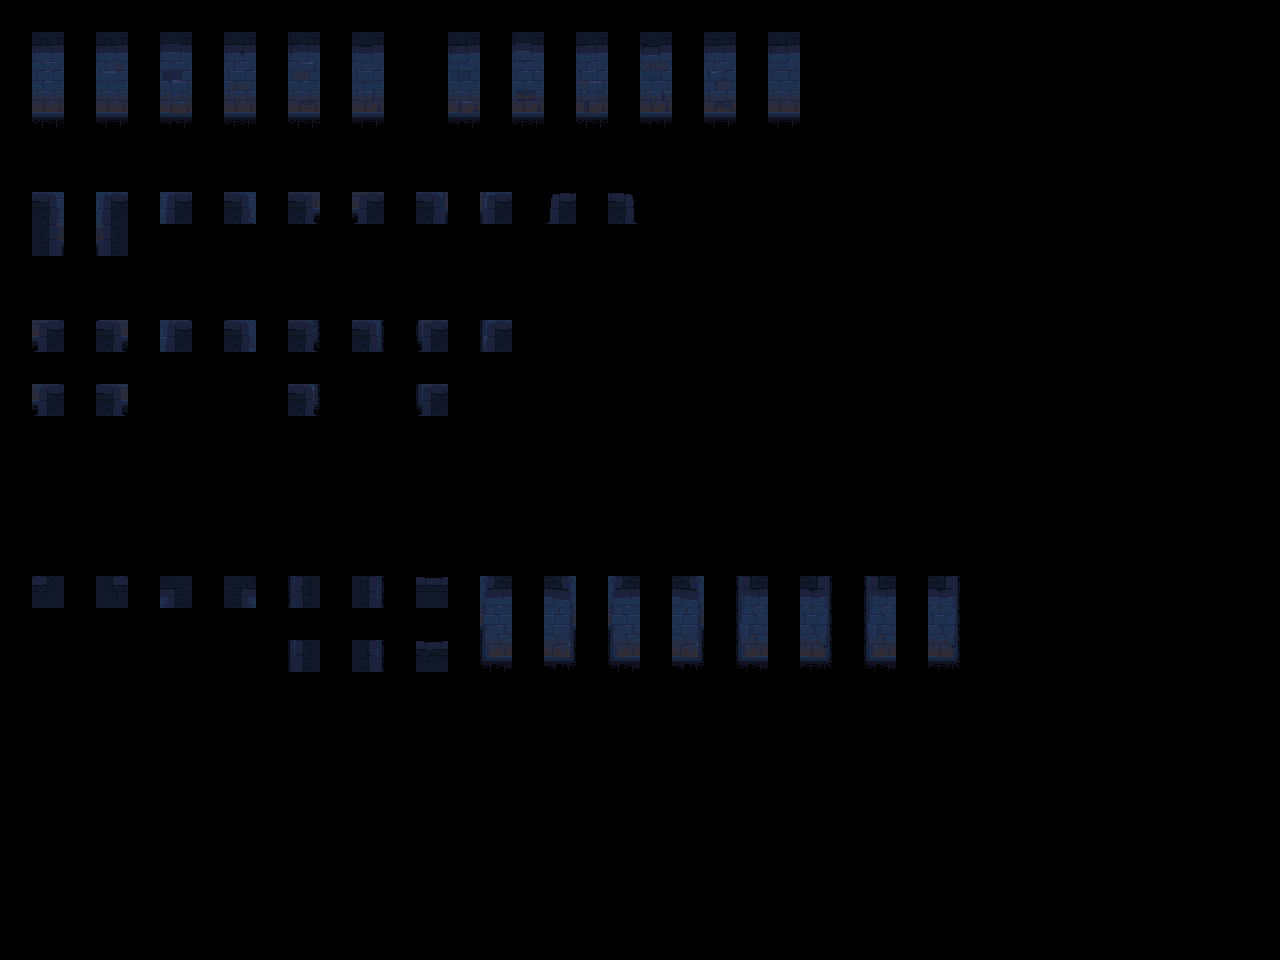

Rendered tile map (Tiled .tmx) drawn with the repository's tilesets; below, a short description and the full map source, tile grids included:
An orthogonal 40x30 tile map with 32x32 px tiles, 2 tile layers (input_wall-2, output_wall-2) and 5 objects.

<map version="1.9" tiledversion="1.9.2" orientation="orthogonal" renderorder="right-down" width="40" height="30" tilewidth="32" tileheight="32" infinite="0" nextlayerid="4" nextobjectid="7">
 <properties>
  <property name="MatchInOrder" type="bool" value="true" />
 </properties>
 <tileset firstgid="1" source="../Tilesets/Tileset - wall 2.tsx" />
 <layer id="1" name="input_wall-2" width="40" height="30" opacity="0.83">
  <data encoding="csv">
0,0,0,0,0,0,0,0,0,0,0,0,0,0,0,0,0,0,0,0,0,0,0,0,0,0,0,0,0,0,0,0,0,0,0,0,0,0,0,0,
0,67,0,67,0,67,0,67,0,67,0,67,0,0,67,0,67,0,67,0,67,0,67,0,67,0,0,0,0,0,0,0,0,0,0,0,0,0,0,0,
0,83,0,83,0,83,0,83,0,83,0,83,0,0,83,0,83,0,83,0,83,0,83,0,83,0,0,0,0,0,0,0,0,0,0,0,0,0,0,0,
0,99,0,99,0,99,0,99,0,99,0,99,0,0,99,0,99,0,99,0,99,0,99,0,99,0,0,0,0,0,0,0,0,0,0,0,0,0,0,0,
0,0,0,0,0,0,0,0,0,0,0,0,0,0,0,0,0,0,0,0,0,0,0,0,0,0,0,0,0,0,0,0,0,0,0,0,0,0,0,0,
0,0,0,0,0,0,0,0,0,0,0,0,0,0,0,0,0,0,0,0,0,0,0,0,0,0,0,0,0,0,0,0,0,0,0,0,0,0,0,0,
0,6,0,8,0,12,0,44,0,38,0,40,0,58,0,74,0,17,0,21,0,0,0,0,0,0,0,0,0,0,0,0,0,0,0,0,0,0,0,0,
0,22,0,24,0,0,0,0,0,0,0,0,0,0,0,0,0,0,0,0,0,0,0,0,0,0,0,0,0,0,0,0,0,0,0,0,0,0,0,0,
0,0,0,0,0,0,0,0,0,0,0,0,0,0,0,0,0,0,0,0,0,0,0,0,0,0,0,0,0,0,0,0,0,0,0,0,0,0,0,0,
0,0,0,0,0,0,0,0,0,0,0,0,0,0,0,0,0,0,0,0,0,0,0,0,0,0,0,0,0,0,0,0,0,0,0,0,0,0,0,0,
0,76,0,108,0,109,0,125,0,102,0,118,0,104,0,120,0,0,0,0,0,0,0,0,0,0,0,0,0,0,0,0,0,0,0,0,0,0,0,0,
0,0,0,0,0,0,0,0,0,0,0,0,0,0,0,0,0,0,0,0,0,0,0,0,0,0,0,0,0,0,0,0,0,0,0,0,0,0,0,0,
0,30,0,29,0,0,0,0,0,13,0,0,0,15,0,0,0,0,0,0,0,0,0,0,0,0,0,0,0,0,0,0,0,0,0,0,0,0,0,0,
0,0,0,0,0,0,0,0,0,0,0,0,0,0,0,0,0,0,0,0,0,0,0,0,0,0,0,0,0,0,0,0,0,0,0,0,0,0,0,0,
0,0,0,0,0,0,0,0,0,0,0,0,0,0,0,0,0,0,0,0,0,0,0,0,0,0,0,0,0,0,0,0,0,0,0,0,0,0,0,0,
0,0,0,0,0,0,0,0,0,0,0,0,0,0,0,0,0,0,0,0,0,0,0,0,0,0,0,0,0,0,0,0,0,0,0,0,0,0,0,0,
0,0,0,0,0,0,0,0,0,0,0,0,0,0,0,0,0,0,0,0,0,0,0,0,0,0,0,0,0,0,0,0,0,0,0,0,0,0,0,0,
0,0,0,0,0,0,0,0,0,0,0,0,0,0,0,0,0,0,0,0,0,0,0,0,0,0,0,0,0,0,0,0,0,0,0,0,0,0,0,0,
0,18,0,20,0,50,0,52,0,33,0,37,0,3,0,66,0,68,0,66,0,68,0,49,0,53,0,49,0,53,0,0,0,0,0,0,0,0,0,0,
0,0,0,0,0,0,0,0,0,0,0,0,0,0,0,82,0,84,0,82,0,84,0,65,0,69,0,65,0,69,0,0,0,0,0,0,0,0,0,0,
0,0,0,0,0,0,0,0,0,33,0,37,0,3,0,98,0,100,0,98,0,100,0,81,0,85,0,81,0,85,0,0,0,0,0,0,0,0,0,0,
0,0,0,0,0,0,0,0,0,0,0,0,0,0,0,0,0,0,0,0,0,0,0,0,0,0,0,0,0,0,0,0,0,0,0,0,0,0,0,0,
0,0,0,0,0,0,0,0,0,0,0,0,0,0,0,0,0,0,0,0,0,0,0,0,0,0,0,0,0,0,0,0,0,0,0,0,0,0,0,0,
0,0,0,0,0,0,0,0,0,0,0,0,0,0,0,0,0,0,0,0,0,0,0,0,0,0,0,0,0,0,0,0,0,0,0,0,0,0,0,0,
0,0,0,0,0,0,0,0,0,0,0,0,0,0,0,0,0,0,0,0,0,0,0,0,0,0,0,0,0,0,0,0,0,0,0,0,0,0,0,0,
0,0,0,0,0,0,0,0,0,0,0,0,0,0,0,0,0,0,0,0,0,0,0,0,0,0,0,0,0,0,0,0,0,0,0,0,0,0,0,0,
0,0,0,0,0,0,0,0,0,0,0,0,0,0,0,0,0,0,0,0,0,0,0,0,0,0,0,0,0,0,0,0,0,0,0,0,0,0,0,0,
0,0,0,0,0,0,0,0,0,0,0,0,0,0,0,0,0,0,0,0,0,0,0,0,0,0,0,0,0,0,0,0,0,0,0,0,0,0,0,0,
0,0,0,0,0,0,0,0,0,0,0,0,0,0,0,0,0,0,0,0,0,0,0,0,0,0,0,0,0,0,0,0,0,0,0,0,0,0,0,0,
0,0,0,0,0,0,0,0,0,0,0,0,0,0,0,0,0,0,0,0,0,0,0,0,0,0,0,0,0,0,0,0,0,0,0,0,0,0,0,0
</data>
 </layer>
 <layer id="2" name="output_wall-2" width="40" height="30">
  <data encoding="csv">
0,0,0,0,0,0,0,0,0,0,0,0,0,0,0,0,0,0,0,0,0,0,0,0,0,0,0,0,0,0,0,0,0,0,0,0,0,0,0,0,
0,145,0,146,0,147,0,148,0,149,0,150,0,0,152,0,153,0,154,0,155,0,156,0,157,0,0,0,0,0,0,0,0,0,0,0,0,0,0,0,
0,161,0,162,0,163,0,164,0,165,0,166,0,0,168,0,169,0,170,0,171,0,172,0,173,0,0,0,0,0,0,0,0,0,0,0,0,0,0,0,
0,177,0,178,0,179,0,180,0,181,0,182,0,0,184,0,185,0,186,0,187,0,188,0,189,0,0,0,0,0,0,0,0,0,0,0,0,0,0,0,
0,0,0,0,0,0,0,0,0,0,0,0,0,0,0,0,0,0,0,0,0,0,0,0,0,0,0,0,0,0,0,0,0,0,0,0,0,0,0,0,
0,0,0,0,0,0,0,0,0,0,0,0,0,0,0,0,0,0,0,0,0,0,0,0,0,0,0,0,0,0,0,0,0,0,0,0,0,0,0,0,
0,7,0,9,0,28,0,60,0,39,0,41,0,59,0,75,0,2,0,4,0,0,0,0,0,0,0,0,0,0,0,0,0,0,0,0,0,0,0,0,
0,23,0,25,0,0,0,0,0,0,0,0,0,0,0,0,0,0,0,0,0,0,0,0,0,0,0,0,0,0,0,0,0,0,0,0,0,0,0,0,
0,0,0,0,0,0,0,0,0,0,0,0,0,0,0,0,0,0,0,0,0,0,0,0,0,0,0,0,0,0,0,0,0,0,0,0,0,0,0,0,
0,0,0,0,0,0,0,0,0,0,0,0,0,0,0,0,0,0,0,0,0,0,0,0,0,0,0,0,0,0,0,0,0,0,0,0,0,0,0,0,
0,92,0,124,0,110,0,126,0,103,0,119,0,105,0,121,0,0,0,0,0,0,0,0,0,0,0,0,0,0,0,0,0,0,0,0,0,0,0,0,
0,0,0,0,0,0,0,0,0,0,0,0,0,0,0,0,0,0,0,0,0,0,0,0,0,0,0,0,0,0,0,0,0,0,0,0,0,0,0,0,
0,46,0,45,0,0,0,0,0,14,0,0,0,16,0,0,0,0,0,0,0,0,0,0,0,0,0,0,0,0,0,0,0,0,0,0,0,0,0,0,
0,0,0,0,0,0,0,0,0,0,0,0,0,0,0,0,0,0,0,0,0,0,0,0,0,0,0,0,0,0,0,0,0,0,0,0,0,0,0,0,
0,0,0,0,0,0,0,0,0,0,0,0,0,0,0,0,0,0,0,0,0,0,0,0,0,0,0,0,0,0,0,0,0,0,0,0,0,0,0,0,
0,0,0,0,0,0,0,0,0,0,0,0,0,0,0,0,0,0,0,0,0,0,0,0,0,0,0,0,0,0,0,0,0,0,0,0,0,0,0,0,
0,0,0,0,0,0,0,0,0,0,0,0,0,0,0,0,0,0,0,0,0,0,0,0,0,0,0,0,0,0,0,0,0,0,0,0,0,0,0,0,
0,0,0,0,0,0,0,0,0,0,0,0,0,0,0,0,0,0,0,0,0,0,0,0,0,0,0,0,0,0,0,0,0,0,0,0,0,0,0,0,
0,193,0,194,0,209,0,210,0,195,0,196,0,197,0,198,0,199,0,200,0,201,0,202,0,203,0,204,0,205,0,0,0,0,0,0,0,0,0,0,
0,0,0,0,0,0,0,0,0,0,0,0,0,0,0,214,0,215,0,216,0,217,0,218,0,219,0,220,0,221,0,0,0,0,0,0,0,0,0,0,
0,0,0,0,0,0,0,0,0,211,0,212,0,213,0,230,0,231,0,232,0,233,0,234,0,235,0,236,0,237,0,0,0,0,0,0,0,0,0,0,
0,0,0,0,0,0,0,0,0,0,0,0,0,0,0,0,0,0,0,0,0,0,0,0,0,0,0,0,0,0,0,0,0,0,0,0,0,0,0,0,
0,0,0,0,0,0,0,0,0,0,0,0,0,0,0,0,0,0,0,0,0,0,0,0,0,0,0,0,0,0,0,0,0,0,0,0,0,0,0,0,
0,0,0,0,0,0,0,0,0,0,0,0,0,0,0,0,0,0,0,0,0,0,0,0,0,0,0,0,0,0,0,0,0,0,0,0,0,0,0,0,
0,0,0,0,0,0,0,0,0,0,0,0,0,0,0,0,0,0,0,0,0,0,0,0,0,0,0,0,0,0,0,0,0,0,0,0,0,0,0,0,
0,0,0,0,0,0,0,0,0,0,0,0,0,0,0,0,0,0,0,0,0,0,0,0,0,0,0,0,0,0,0,0,0,0,0,0,0,0,0,0,
0,0,0,0,0,0,0,0,0,0,0,0,0,0,0,0,0,0,0,0,0,0,0,0,0,0,0,0,0,0,0,0,0,0,0,0,0,0,0,0,
0,0,0,0,0,0,0,0,0,0,0,0,0,0,0,0,0,0,0,0,0,0,0,0,0,0,0,0,0,0,0,0,0,0,0,0,0,0,0,0,
0,0,0,0,0,0,0,0,0,0,0,0,0,0,0,0,0,0,0,0,0,0,0,0,0,0,0,0,0,0,0,0,0,0,0,0,0,0,0,0,
0,0,0,0,0,0,0,0,0,0,0,0,0,0,0,0,0,0,0,0,0,0,0,0,0,0,0,0,0,0,0,0,0,0,0,0,0,0,0,0
</data>
 </layer>
 <objectgroup id="3" name="rule_options" offsetx="-10.6667" offsety="-16.6667">
  <object id="1" x="22" y="28" width="131" height="124.667">
   <properties>
    <property name="Disabled" type="bool" value="false" />
    <property name="Probability" type="float" value="0.4" />
   </properties>
  </object>
  <object id="2" x="28" y="180.667" width="917.333" height="320">
   <properties>
    <property name="Disabled" type="bool" value="false" />
    <property name="Probability" type="float" value="0.25" />
   </properties>
  </object>
  <object id="4" x="29.6667" y="568.333" width="955" height="178.333">
   <properties>
    <property name="Probability" type="float" value="0.25" />
   </properties>
  </object>
  <object id="5" x="448.667" y="28.6667" width="497" height="129">
   <properties>
    <property name="Probability" type="float" value="0.15" />
   </properties>
  </object>
  <object id="6" x="162.667" y="29" width="243.333" height="123.667">
   <properties>
    <property name="Probability" type="float" value="0.25" />
   </properties>
  </object>
 </objectgroup>
</map>
